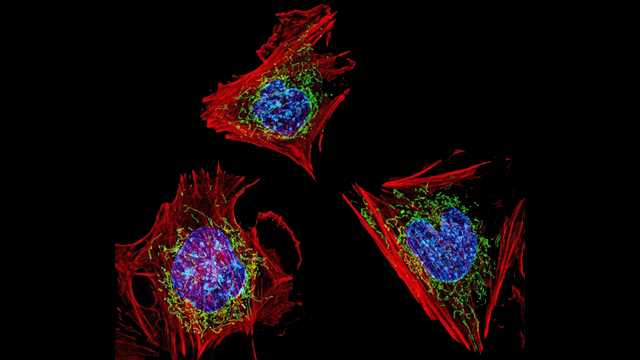
#> input picture images-intro/image.jpg, 640 x 360 px
$ jupyter execute lesson-17.ipynb   (older library calls are emulated)
#> lines starting #> are read from the running program, lines starting #| are printed output that depends on the picture
# Lesson 17

This lesson shows different libraries that can be used for loading images.

[cell 1]
import numpy as np
from PIL import Image

## PIL

[cell 2]
img = Image.open("image.jpg")
#> img is the input picture: PIL image 640x360 RGB; mean R, G, B 19.4, 7.8, 9.4
type(img)

[cell 3]
print(img.format)
#| JPEG

To show the image in Jupyter notebook we have use `display` otherwise use `img.show()`

[cell 4]
display(img)

To Load the image as numpy you can use `np.asarray(img)`

[cell 5]
np.asarray(img)[0:1]
#> Out = 640 rows, first 8: [0, 0, 0], [0, 0, 0], [0, 0, 0], [0, 0, 0], [0, 0, 0], [0, 0, 0], [0, 0, 0], [0, 0, 0]

## Matplotlib

[cell 6]
import matplotlib.image as mpimg
import matplotlib.pyplot as plt

[cell 7]
img = mpimg.imread("image.jpg")

[cell 8]
print(f'Type: {type(img)}\nnumpy type: {img.dtype}\nshape: {img.shape}')
#| Type: <class 'numpy.ndarray'>
#| numpy type: uint8
#| shape: (360, 640, 3)

[cell 9]
plt.imshow(img)

## Skicit-image

[cell 10]
from skimage import io, img_as_float, img_as_ubyte

[cell 11]
img = io.imread("image.jpg")
print(f'Min: {img.min()}\nMax: {img.max()}')
#| Min: 0
#| Max: 255
print(f'Type: {type(img)}\nnumpy type: {img.dtype}\nshape: {img.shape}')
#| Type: <class 'numpy.ndarray'>
#| numpy type: uint8
#| shape: (360, 640, 3)

Image can be converted to different data type. Here we convert the image to float.

**Warning**
- this function `img_as_float` loads and scales the image (0, 1)
- if you just want to convert the image values to float you can use `img.astype(np.float)` no scaling just converting `int` to `float`

[cell 12]
img_float = img_as_float(img)
print(f'Min: {img_float.min()}\nMax: {img_float.max()}')
#| Min: 0.0
#| Max: 1.0
print(f'Type: {type(img_float)}\nnumpy type: {img_float.dtype}\nshape: {img_float.shape}')
#| Type: <class 'numpy.ndarray'>
#| numpy type: float64
#| shape: (360, 640, 3)

[cell 13]
plt.imshow(img)

## OpenCV

Perfect for motion analysis

[cell 14]
import cv2
from matplotlib import pyplot as plt

[cell 15]
# OpenCV represents RGB colors in reverse order => BGR
img = cv2.imread("image.jpg")
#> img: shape (360, 640, 3)
plt.imshow(img)
plt.title('Default OpenCV')
plt.show()

# original colors
plt.imshow(cv2.cvtColor(img, cv2.COLOR_BGR2RGB))
plt.title('Original colors')
plt.show()

# To open the image as grey use img = cv2.imread("image.jpg", 0)
img_gray = cv2.imread("image.jpg", 0)
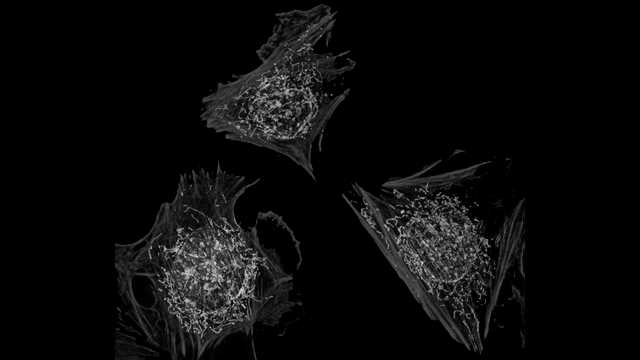
#> img_gray: shape (360, 640); min 0, max 227, mean 11
plt.title('Grey colors')
plt.imshow(img_gray, cmap='gray')
